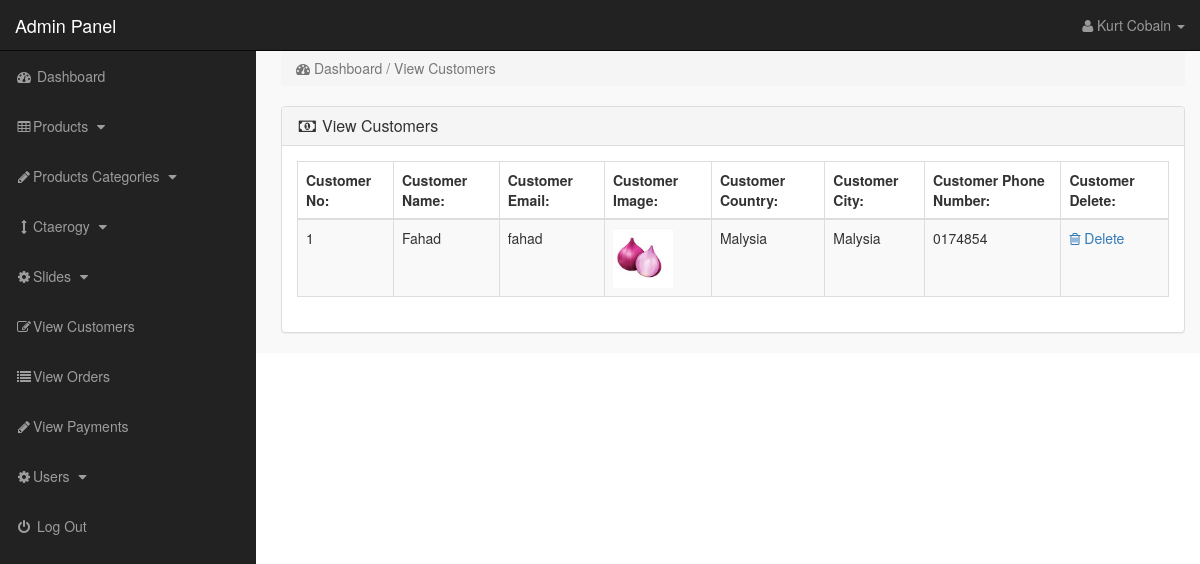
The page /admin_area/index.php?view_customers (signed in) on the database its author committed.
### tables this page shows
CREATE TABLE `customers` (
  `customer_id` int(10) NOT NULL,
  `customer_name` varchar(255) NOT NULL,
  `customer_email` varchar(255) NOT NULL,
  `customer_pass` varchar(255) NOT NULL,
  `customer_country` text NOT NULL,
  `customer_city` text NOT NULL,
  `customer_contact` varchar(255) NOT NULL,
  `customer_address` text NOT NULL,
  `customer_image` text NOT NULL,
  `customer_ip` varchar(255) NOT NULL,
  `customer_confirm_code` text NOT NULL
);

### admin_area/view_customers.php (the view)
<?php
if(!isset($_SESSION['admin_email'])){
echo "<script>window.open('login.php','_self')</script>";
}
else {
?>
<div class="row">
<div class="col-lg-12">
<ol class="breadcrumb">
<li class="active">
<i class="fa fa-dashboard"></i> Dashboard / View Customers
</li>
</ol>
</div>
</div>
<div class="row">
<div class="col-lg-12">
<div class="panel panel-default">
<div class="panel-heading">
<h3 class="panel-title">
<i class="fa fa-money fa-fw"></i> View Customers
</h3>
</div>
<div class="panel-body" >
<div class="table-responsive" >
<table class="table table-bordered table-hover table-striped" >
<thead>
<tr>
<th>Customer No:</th>
<th>Customer Name:</th>
<th>Customer Email:</th>
<th>Customer Image:</th>
<th>Customer Country:</th>
<th>Customer City:</th>
<th>Customer Phone Number:</th>
<th>Customer Delete:</th>
</tr>
</thead>
<tbody>
<?php
$i=0;
$get_c = "select * from customers";
$run_c = mysqli_query($con,$get_c);
while($row_c=mysqli_fetch_array($run_c)){
$c_id = $row_c['customer_id'];
$c_name = $row_c['customer_name'];
$c_email = $row_c['customer_email'];
$c_image = $row_c['customer_image'];
$c_country = $row_c['customer_country'];
$c_city = $row_c['customer_city'];
$c_contact = $row_c['customer_contact'];
$i++;
?>
<tr>
<td><?php echo $i; ?></td>
<td><?php echo $c_name; ?></td>
<td><?php echo $c_email; ?></td>
<td><img src="../customer/customer_images/<?php echo $c_image; ?>" width="60" height="60" ></td>
<td><?php echo $c_country; ?></td>
<td><?php echo $c_city; ?></td>
<td><?php echo $c_contact; ?></td>
<td>
<a href="index.php?customer_delete=<?php echo $c_id; ?>" >
<i class="fa fa-trash-o" ></i> Delete
</a>
</td>
</tr>
<?php } ?>
</tbody>
</table>
</div>
</div>
</div>
</div>
</div>
<?php } ?>

### admin_area/includes/sidebar.php (shortened to what this page needs)
<?php
if(!isset($_SESSION['admin_email'])){
    echo "<script>windw.open('login.php','_self')</script>";
}
else{
?>
<nav class="navbar navbar-inverse navbar-fixed-top" >
<div class="navbar-header" >
<a href="index.php?dashboard" class="navbar-brand">Admin Panel</a>
</div>
<ul class="nav navbar-right top-nav">
<li class="dropdown">
<a href="#" class="dropdown-toggle" data-toggle="dropdown">
<i class="fa fa-user"></i>
<?php   echo $admin_name; ?> <b class="caret"></b>
</a>
</li>
</ul>
 <div class="collapse navbar-collapse navbar-ex1-collapse">
  <ul class="nav navbar-nav side-nav">
  <li>
    <a href="index.php?dashboard">
    <i class="fa fa-fw fa-dashboard"></i>  Dashboard
    </a>
  </li>
  <li>
  <a href="#" data-toggle="collapse" data-target="#products">
 <i class="fa fa-fw fa-table"></i>Products
 <i class="fa fa-fw fa-caret-down"></i>
  </a>
      </li>
     <li>
  <a href="#" data-toggle="collapse" data-target="#p_cat">
 <i class="fa fa-fw fa-pencil"></i>Products Categories
 <i class="fa fa-fw fa-caret-down"></i>
  </a>
      </li>
     <li>
  <a href="#" data-toggle="collapse" data-target="#cat">
 <i class="fa fa-fw fa-arrows-v"></i>Ctaerogy
 <i class="fa fa-fw fa-caret-down"></i>
  </a>
      </li>
     <li>
  <a href="#" data-toggle="collapse" data-target="#slides">
 <i class="fa fa-fw fa-gear"></i>Slides
 <i class="fa fa-fw fa-caret-down"></i>
  </a>
      </li>
 <li>
    <a href="index.php?view_customers">
    <i class="fa fa-fw fa-edit"></i>View Customers
    </a>
 </li>
 <li>
    <a href="index.php?view_orders">
    <i class="fa fa-fw fa-list"></i>View Orders
    </a>
 </li>
 <li>
    <a href="index.php?view_payments">
    <i class="fa fa-fw fa-pencil"></i>View Payments
    </a>
 </li>
     <li>
  <a href="#" data-toggle="collapse" data-target="#users">
 <i class="fa fa-fw fa-gear"></i>Users
 <i class="fa fa-fw fa-caret-down"></i>
  </a>
      </li>
   <li>
    <a href="logout.php">
    <i class="fa fa-fw fa-power-off"></i> Log Out
    </a>
   </li>
  </ul>
 </div>
</nav>
<?php } ?>

### admin_area/styles/style.css (style rules this page uses)
body { margin-top: 100px; }
@media (min-width: 768px) { body { margin-top: 50px; } }
.top-nav { padding: 0 15px; }
.top-nav>li { display: inline-block; float: left; }
.top-nav>li>a { padding-top: 15px; padding-bottom: 15px; line-height: 20px; color: #999; }
@media (min-width : 768px) { .side-nav { position: fixed; top: 51px; width: 256px; border-radius: 0; overflow-y: auto; background-color: #222; bottom: 0; overflow-x: hidden; padding-bottom: 40px; } }
@media (min-width : 768px) { .side-nav>li>a { width: 256px; } }
.panel-body { border-radius:5px; }

### rows shown on the page
customers: customer_name "Fahad", customer_email "fahad", customer_image (picture), customer_country "Malysia", customer_city "Malysia", customer_contact "0174854"

### other values the page prints
$admin_name "Kurt Cobain"
